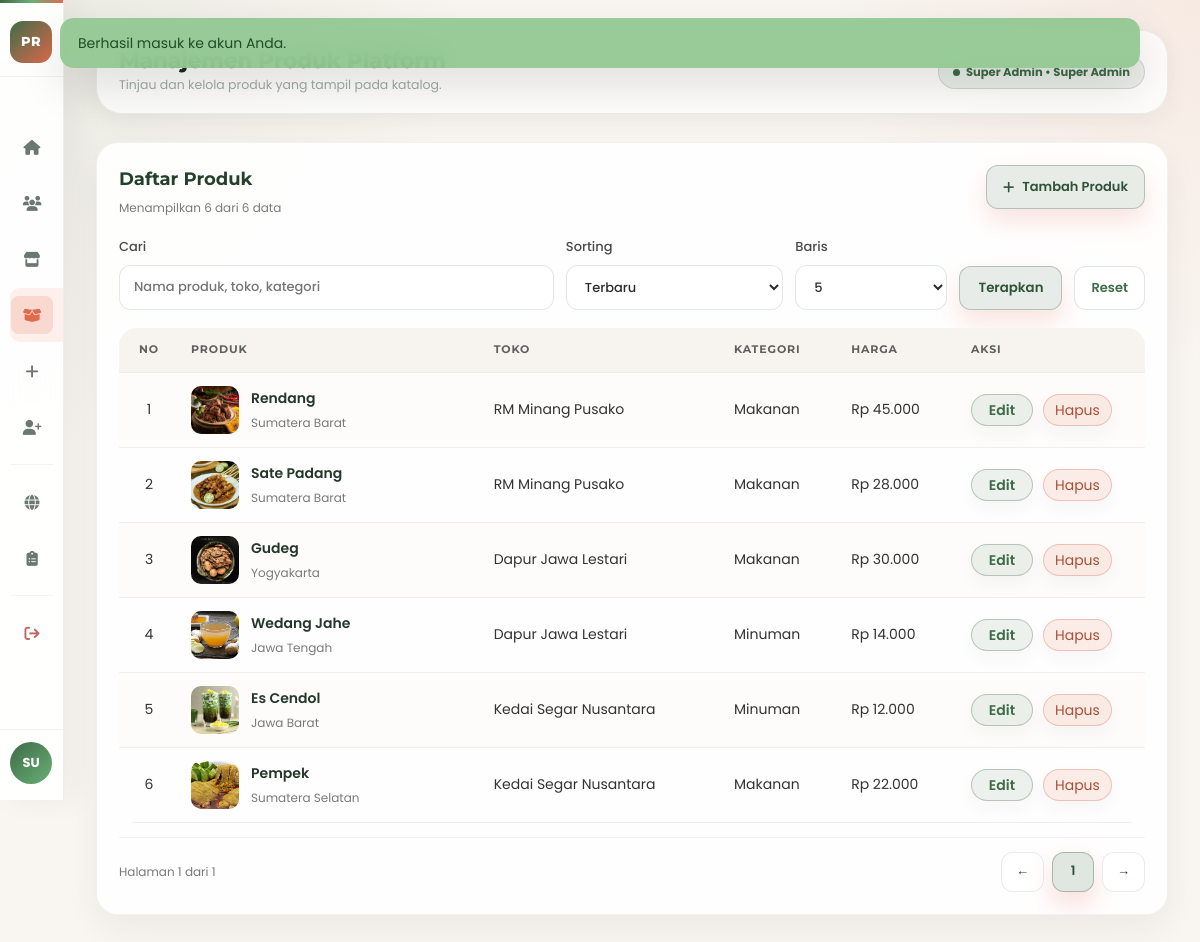
Page /admin-products.php (signed in) on the committed database.
### tables this page shows
CREATE TABLE IF NOT EXISTS users (
  id INT AUTO_INCREMENT PRIMARY KEY,
  name VARCHAR(120) NOT NULL,
  email VARCHAR(190) NOT NULL UNIQUE,
  password_hash VARCHAR(255) NOT NULL,
  profile_image VARCHAR(255) NULL,
  role ENUM('user', 'store_admin', 'super_admin') NOT NULL DEFAULT 'user',
  store_id INT NULL,
  is_active TINYINT(1) NOT NULL DEFAULT 1,
  created_at DATETIME NOT NULL,
  updated_at DATETIME NOT NULL,
  CONSTRAINT fk_users_store FOREIGN KEY (store_id) REFERENCES stores(id) ON DELETE SET NULL
);

CREATE TABLE IF NOT EXISTS products (
  id INT AUTO_INCREMENT PRIMARY KEY,
  store_id INT NOT NULL,
  name VARCHAR(120) NOT NULL,
  slug VARCHAR(140) NOT NULL UNIQUE,
  type ENUM('Makanan', 'Minuman') NOT NULL,
  region VARCHAR(120) NOT NULL,
  short_description TEXT NOT NULL,
  long_description TEXT NOT NULL,
  price_display VARCHAR(40) NOT NULL,
  rating DECIMAL(2,1) NOT NULL DEFAULT 0.0,
  review_count INT NOT NULL DEFAULT 0,
  tag_label VARCHAR(60) NOT NULL,
  image_path VARCHAR(255) NOT NULL,
  base_rating_total DECIMAL(10,2) NOT NULL DEFAULT 0,
  base_review_count INT NOT NULL DEFAULT 0,
  is_featured TINYINT(1) NOT NULL DEFAULT 0,
  is_active TINYINT(1) NOT NULL DEFAULT 1,
  created_at DATETIME NOT NULL,
  updated_at DATETIME NOT NULL,
  CONSTRAINT fk_products_store FOREIGN KEY (store_id) REFERENCES stores(id) ON DELETE CASCADE
);

CREATE TABLE IF NOT EXISTS stores (
  id INT AUTO_INCREMENT PRIMARY KEY,
  name VARCHAR(120) NOT NULL,
  slug VARCHAR(140) NOT NULL UNIQUE,
  region VARCHAR(120) NOT NULL,
  address TEXT NOT NULL,
  whatsapp VARCHAR(30) NOT NULL,
  instagram VARCHAR(120) NOT NULL,
  description TEXT NOT NULL,
  operating_hours VARCHAR(500) NOT NULL DEFAULT 'Setiap hari, 08.00 - 21.00 WIB',
  cover_image VARCHAR(255) NOT NULL,
  is_open TINYINT(1) NOT NULL DEFAULT 1,
  is_active TINYINT(1) NOT NULL DEFAULT 1,
  created_at DATETIME NOT NULL,
  updated_at DATETIME NOT NULL
);

### config/database.php (called while the page is built, shortened)
<?php
function db(): PDO
{
    static $pdo = null;
    if ($pdo instanceof PDO) {
        return $pdo;
    }
    $host = '127.0.0.1';
    $port = 3306;
    $database = 'pusakarasa';
    $username = 'root';
    $password = '';
    $dsn = sprintf('mysql:host=%s;port=%d;dbname=%s;charset=utf8mb4', $host, $port, $database);
    $pdo = new PDO($dsn, $username, $password, [
        PDO::ATTR_ERRMODE => PDO::ERRMODE_EXCEPTION,
        PDO::ATTR_DEFAULT_FETCH_MODE => PDO::FETCH_ASSOC,
    ]);
    return $pdo;
}

### admin-products.php (the view, shortened to what this page needs)
<?php
require_once __DIR__ . '/includes/bootstrap.php';
require_once __DIR__ . '/includes/admin-sidebar.php';
require_role(ROLE_SUPER_ADMIN);
$productSearch = trim($_GET['product_search'] ?? '');
$productSort = trim($_GET['product_sort'] ?? 'created_desc');
$productPage = max(1, (int) ($_GET['product_page'] ?? 1));
$productPerPage = max(1, (int) ($_GET['product_per_page'] ?? 8));
$products = array_values(array_filter(all_products_for_admin(), static function (array $item) use ($productSearch): bool {
    if ($productSearch === '') {
        return true;
    }
    $haystack = strtolower(($item['name'] ?? '') . ' ' . ($item['store_name'] ?? '') . ' ' . ($item['type'] ?? ''));
    return strpos($haystack, strtolower($productSearch)) !== false;
}));
usort($products, static function (array $a, array $b) use ($productSort): int {
    return match ($productSort) {
        'name_asc' => strcmp((string) $a['name'], (string) $b['name']),
        'name_desc' => strcmp((string) $b['name'], (string) $a['name']),
        default => strcmp((string) $b['created_at'], (string) $a['created_at']),
    };
});
$productsPage = paginate_array($products, $productPage, $productPerPage);
render_layout('Manajemen Produk Platform', function (?array $user = null) use ($productSearch, $productSort, $productPerPage, $productsPage, $stores, $editingProduct, $listingUrl): void {
    $userName = (string) ($user['name'] ?? 'Super Admin');
    ?>
    <div class="shell">
      <?php render_admin_sidebar($user, 'products'); ?>
      <main class="main">
        <div class="topbar">
          <div>
            <div class="topbar-heading">Manajemen Produk Platform</div>
            <div class="topbar-sub">Tinjau dan kelola produk yang tampil pada katalog.</div>
          </div>
          <div class="pill-role"><?= e($userName) ?> &bull; Super Admin</div>
        </div>
        <section class="management-layout">
          <article class="table-card management-table-card">
            <div class="table-card-head">
              <div>
                <h3>Daftar Produk</h3>
                <div class="table-meta">Menampilkan <?= e((string) count($productsPage['items'])) ?> dari <?= e((string) $productsPage['total']) ?> data</div>
              </div>
              <a class="action-button-link" href="<?= e(base_path('admin-add-product.php')) ?>">
                <i class="fa-solid fa-plus" aria-hidden="true"></i>
                Tambah Produk
              </a>
            </div>
            <form class="form-panel management-filters" method="get">
              <label>Cari
                <input type="search" name="product_search" value="<?= e($productSearch) ?>" placeholder="Nama produk, toko, kategori" />
              </label>
              <label>Sorting
                <select name="product_sort">
                  <option value="created_desc" <?= $productSort === 'created_desc' ? 'selected' : '' ?>>Terbaru</option>
                </select>
              </label>
              <label>Baris
                <select name="product_per_page">
                  <?php foreach ([5, 10, 20, 50] as $amount): ?>
                    <option value="<?= e((string) $amount) ?>" <?= $productPerPage === $amount ? 'selected' : '' ?>><?= e((string) $amount) ?></option>
                  <?php endforeach; ?>
                </select>
              </label>
              <button type="submit">Terapkan</button>
              <a class="filter-reset" href="<?= e(base_path('admin-products.php')) ?>">Reset</a>
            </form>
            <div class="table-scroll">
              <table class="data-table store-product-table">
                <thead>
                  <tr><th>No</th><th>Produk</th><th>Toko</th><th>Kategori</th><th>Harga</th><th>Aksi</th></tr>
                </thead>
                <tbody>
                  <?php foreach ($productsPage['items'] as $index => $item): ?>
                    <tr>
                      <td><?= e((string) ($productsPage['offset'] + $index + 1)) ?></td>
                      <td>
                        <div class="store-product-cell">
                          <img src="<?= e(base_path(trim((string) ($item['image_path'] ?? '')) !== '' ? $item['image_path'] : 'assets/image/PusakaRasa.webp')) ?>" alt="" />
                          <div>
                            <strong><?= e($item['name']) ?></strong>
                            <span><?= e($item['region'] ?? $item['store_name']) ?></span>
                          </div>
                        </div>
                      </td>
                      <td><?= e($item['store_name']) ?></td>
                      <td><?= e($item['type']) ?></td>
                      <td><?= e(rupiah($item['price_display'])) ?></td>
                      <td>
                        <div class="table-actions">
                          <a class="inline-link product-edit-button" href="<?= e(base_path('admin-products.php?' . http_build_query(array_merge($_GET, ['edit' => $item['id']])))) ?>">Edit</a>
                          <form method="post" onsubmit="return confirm('Hapus produk ini secara permanen?')">
                            <button type="submit" class="inline-link product-delete-button">Hapus</button>
                          </form>
                        </div>
                      </td>
                    </tr>
                  <?php endforeach; ?>
                </tbody>
              </table>
            </div>
            <div class="table-pagination">
              <span class="table-meta">Halaman <?= e((string) $productsPage['page']) ?> dari <?= e((string) $productsPage['total_pages']) ?></span>
              <div class="page-nav">
                <a class="page-btn" href="<?= e(base_path('admin-products.php?' . http_build_query(array_merge($_GET, ['product_page' => max(1, $productsPage['page'] - 1)])))) ?>">&larr;</a>
                <?php for ($p = max(1, $productsPage['page'] - 2); $p <= min($productsPage['total_pages'], $productsPage['page'] + 2); $p++): ?>
                  <a class="page-btn <?= $p === $productsPage['page'] ? 'is-active' : '' ?>" href="<?= e(base_path('admin-products.php?' . http_build_query(array_merge($_GET, ['product_page' => $p])))) ?>"><?= e((string) $p) ?></a>
                <?php endfor; ?>
                <a class="page-btn" href="<?= e(base_path('admin-products.php?' . http_build_query(array_merge($_GET, ['product_page' => min($productsPage['total_pages'], $productsPage['page'] + 1)])))) ?>">&rarr;</a>
              </div>
            </div>
          </article>
        </section>
      </main>
    </div>
    <?php
}, ['hide_header' => true, 'hide_footer' => true, 'dashboard_css' => true, 'body_class' => 'dashboard-body']);

### includes/admin-sidebar.php (shortened to what this page needs)
<?php
function render_admin_sidebar(?array $user, string $activePage): void
{
    $userName = (string) ($user['name'] ?? 'Super Admin');
    $links = [
        ['key' => 'dashboard', 'path' => 'admin-dashboard.php', 'icon' => 'fa-house', 'label' => 'Dashboard'],
        ['key' => 'users', 'path' => 'admin-users.php', 'icon' => 'fa-users', 'label' => 'Pengguna'],
        ['key' => 'stores', 'path' => 'admin-stores.php', 'icon' => 'fa-store', 'label' => 'Toko'],
        ['key' => 'products', 'path' => 'admin-products.php', 'icon' => 'fa-box-open', 'label' => 'Produk Platform'],
        ['key' => 'store-create', 'path' => 'admin-store-create.php', 'icon' => 'fa-plus', 'label' => 'Tambah Toko'],
        ['key' => 'admin-create', 'path' => 'admin-store-admin-create.php', 'icon' => 'fa-user-plus', 'label' => 'Buat Store Admin'],
    ];
    ?>
    <aside class="sidebar admin-sidebar">
      <div class="sidebar-brand">
        <span class="sidebar-brand-mark">PR</span>
      </div>
      <nav class="sidebar-nav" aria-label="Navigasi admin">
        <?php foreach ($links as $link): ?>
          <a href="<?= e(base_path($link['path'])) ?>" class="nav-link <?= $activePage === $link['key'] ? 'active' : '' ?>" title="<?= e($link['label']) ?>">
            <span class="nav-link-icon"><i class="fa-solid <?= e($link['icon']) ?>" aria-hidden="true"></i></span>
          </a>
        <?php endforeach; ?>
        <div class="nav-divider"></div>
        <a href="<?= e(base_path('index.php')) ?>" class="nav-link" title="Beranda">
          <span class="nav-link-icon"><i class="fa-solid fa-globe" aria-hidden="true"></i></span>
        </a>
        <a href="<?= e(base_path('katalog.php')) ?>" class="nav-link" title="Katalog">
          <span class="nav-link-icon"><i class="fa-solid fa-clipboard-list" aria-hidden="true"></i></span>
        </a>
        <div class="nav-divider"></div>
        <a href="<?= e(base_path('logout.php')) ?>" class="nav-link admin-logout" title="Keluar">
          <span class="nav-link-icon"><i class="fa-solid fa-arrow-right-from-bracket" aria-hidden="true"></i></span>
        </a>
      </nav>
      <div class="sidebar-footer">
        <div class="sidebar-user">
          <div class="sidebar-avatar"><?= e(strtoupper(substr($userName, 0, 2))) ?></div>
        </div>
      </div>
    </aside>
    <?php
}

### assets/css/variables.css (style rules this page uses)
:root { --color-primary: #e06b4c; --color-primary-dark: #c85f42; --color-primary-darker: #c9563e; --color-secondary: #3e6b48; --color-secondary-dark: #2f3e34; --color-green: #90c790; --color-green-dark: #7fbf7f; --color-yellow: #f2c94c; --color-orange: #d4956c; --color-beige: #b8b87c; --color-white: #ffffff; --color-off-white: #fdfcfb; --color-bg-light: #f9f5f0; --color-bg-gray: #f9f9f9; --color-bg-dark: #1f2a21; --color-text-primary: #333; --color-text-secondary: #555; --color-text-tertiary: #666; --color-text-light: #6b7280; --color-text-lighter: #9ca3af; --color-text-dark: #1f2937; --color-text-darker: #111827; --color-text-muted: #aaa; --color-text-white: #f2f2f2; --color-border-light: #f0f0f0; --color-border-gray: #e5e7eb; --color-border-medium: #ddd; --color-border-dark: #444; --color-border-rgba: rgba(0, 0, 0, 0.1); --color-border-rgba-medium: rgba(101, 93, 93, 0.2); --color-star: #f59e0b; --color-success: #00c853; --color-success-dark: #009b37; --color-info: #ff8a00; --color-info-dark: #d35400; --color-danger: #ff4f64; --color-danger-dark: #c61490; --gradient-hero: linear-gradient( 135deg, var(--color-primary) 0%, var(--color-orange) 30%, var(--color-beige) 60%, var(--color-green) 100% ); --gradient-border: linear-gradient( 270deg, var(--color-primary) 0%, #ff7b7b 50%, var(--color-green) 100% ); --gradient-button: rgba(62, 107, 72, 0.12); --gradient-button-hover: rgba(62, 107, 72, 0.18); --gradient-whatsapp: rgba(62, 107, 72, 0.12); --gradient-email: rgba(224, 107, 76, 0.12); --gradient-instagram: rgba(224, 107, 76, 0.12); --gradient-login-bg: linear-gradient( 159deg, rgba(224, 107, 76, 0.6) 0%, rgba(62, 107, 72, 0.6) 100% ); --shadow-sm: 0 2px 6px rgba(0, 0, 0, 0.1); --shadow-md: 0 4px 12px rgba(0, 0, 0, 0.1); --shadow-lg: 0 6px 12px rgba(0, 0, 0, 0.06); --shadow-xl: 0 8px 16px rgba(0, 0, 0, 0.12); --shadow-2xl: 0 8px 24px rgba(0, 0, 0, 0.3); --shadow-hero: 0 8px 16px rgba(0, 0, 0, 0.2); --shadow-text: 0 4px 12px rgba(0, 0, 0, 0.4); --shadow-text-strong: 0 4px 12px rgba(0, 0, 0, 0.8); --shadow-card: 0 10px 40px rgba(0, 0, 0, 0.2); --shadow-card-hover: 0 14px 50px rgba(0, 0, 0, 0.3); --shadow-login: 0 16px 40px rgba(0, 0, 0, 0.15); --opacity-overlay: 0.3; --opacity-blur: 0.55; --opacity-bg: 0.7; --opacity-bg-high: 0.9; --backdrop-blur: blur(10px); --backdrop-blur-strong: blur(35px); }

### assets/css/base.css (style rules this page uses)
* { margin: 0; padding: 0; box-sizing: border-box; }
html { scroll-behavior: smooth; }
body { font-family: "Poppins", sans-serif; background: var(--color-bg-light); color: var(--color-text-primary); line-height: 1.6; }
img { max-width: 100%; display: block; }
a { text-decoration: none; color: inherit; }

### assets/css/style.css (style rules this page uses)
* { margin: 0; padding: 0; box-sizing: border-box; }
body { font-family: "Poppins", sans-serif; background-color: #f9f9f9; overflow-x: hidden; }

### assets/css/app/discovery-catalog.css (style rules this page uses)
.store-links a, .contact-links a, .inline-link { color: #e06b4c; text-decoration: none; font-weight: 600; }
.search-form input, .search-form select, .form-panel input, .form-panel select, .form-panel textarea { width: 100%; padding: 12px 14px; border-radius: 12px; border: 1px solid #ddd; font-family: "Poppins", sans-serif; background: #fff; }
.search-form button, .form-panel button, .action-button { border: none; border-radius: 12px; padding: 12px 18px; background: #e06b4c; color: #fff; font-family: "Poppins", sans-serif; font-weight: 600; cursor: pointer; }

### assets/css/app/auth.css (style rules this page uses)
.form-panel { display: grid; gap: 14px; }
.form-panel label { display: grid; gap: 8px; color: #333; font-size: 14px; font-weight: 500; }

### assets/css/app/profile-table.css (style rules this page uses)
.table-card { background: #fff; border-radius: 18px; padding: 24px; box-shadow: 0 6px 18px rgba(0, 0, 0, 0.08); overflow-x: auto; }
.data-table { width: 100%; border-collapse: collapse; }
.data-table th, .data-table td { padding: 14px 12px; text-align: left; border-bottom: 1px solid #eee; font-size: 14px; }
.data-table th { color: #3e6b48; font-family: "Montserrat", sans-serif; }
.pill-role { display: inline-flex; align-items: center; padding: 6px 12px; border-radius: 999px; background: #f9f5f0; color: #555; font-size: 12px; font-weight: 600; }

### rows in the picture
users: name "SU", name "Super Admin"
products: id "6", offset "4", image_path (picture), name "Wedang Jahe", region "Jawa Tengah", store.name "Dapur Jawa Lestari", type "Minuman", price_display "Rp 14.000", is_active "1"
products: offset "1", image_path (picture), name "Rendang", region "Sumatera Barat", store.name "RM Minang Pusako", type "Makanan", price_display "Rp 45.000"
products: offset "2", image_path (picture), name "Sate Padang", region "Sumatera Barat", store.name "RM Minang Pusako", type "Makanan", price_display "Rp 28.000"
products: offset "3", image_path (picture), name "Gudeg", region "Yogyakarta", store.name "Dapur Jawa Lestari", type "Makanan", price_display "Rp 30.000"
products: offset "5", image_path (picture), name "Es Cendol", region "Jawa Barat", store.name "Kedai Segar Nusantara", type "Minuman", price_display "Rp 12.000"
products: offset "6", image_path (picture), name "Pempek", region "Sumatera Selatan", store.name "Kedai Segar Nusantara", type "Makanan", price_display "Rp 22.000"

### other values in the picture
$flash['message'] "Berhasil masuk ke akun Anda."
count($productsPage['items']) "6"
form field product_per_page "5"
